Frame 1 (no input): blank canvas, image omitted
Frame 60 (the mouse pressed at the canvas centre just before this capture): blank canvas, image omitted
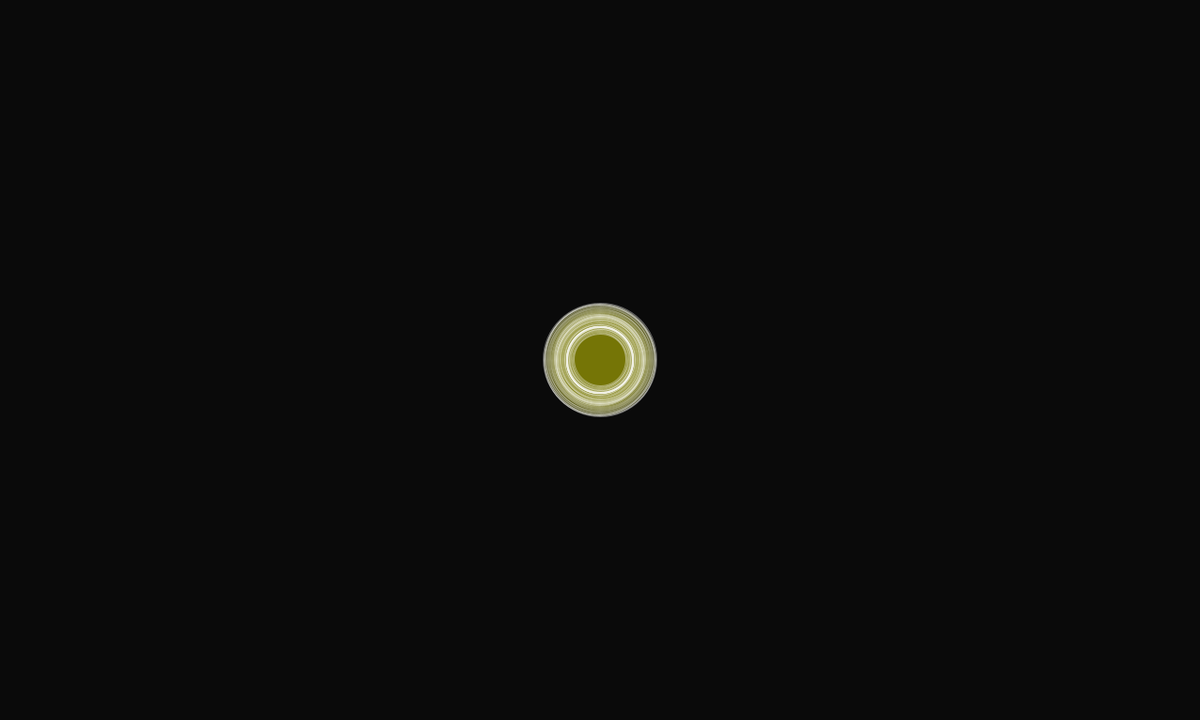
Frame 120 (the mouse held since frame 60 and released just before this capture)

The Processing sketch whose frames 1 and 60 were blank and that drew this single picture after the mouse press (run headless with seeded random() and noise(); from frame 60 on, the mouse is pressed at the canvas centre):

// Processing sketch: processing_91746
// ── processing_91746.pde


int circ = 200;
float n = 0.0;
float incr = 0.01;

void setup() {
  size(1280, 768);
  smooth();
  background(10, 10, 10);
  stroke(255, 255, 255, 100);
}

void draw() {

  if (mousePressed==true) {
    if (circ > 0 && circ < 10) {
      circ = 1;
    }
    circ--;
    fill(noise(n)*255, noise(n)*255, 0, 20);
    ellipse(mouseX, mouseY, noise(n)*circ, noise(n)*circ);
    n+=incr;
  }

  if (keyPressed) {
    if (key == 'r' || key == 'R') {
      background(10, 10, 10);
    }
  }
}

void mouseReleased() {
  if (circ<40) {
    circ=200;
  }
}
